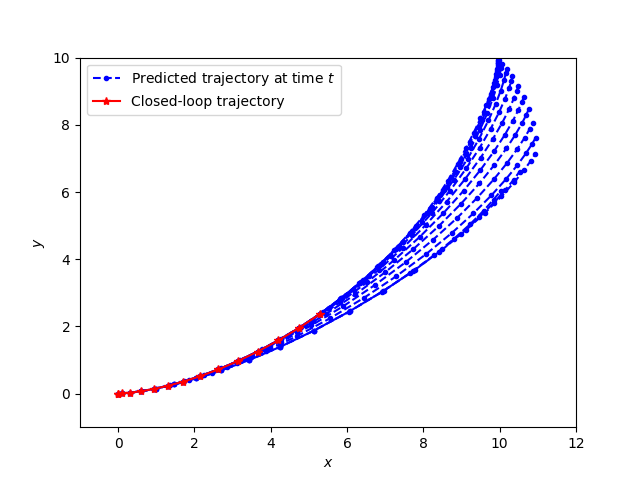

Write the Python code that produced this figure.
import numpy as np
from utils import system
import pdb
import matplotlib.pyplot as plt
from ftocp import FTOCP
from nlp import NLP
from matplotlib import rc
from numpy import linalg as la
# rc('font',**{'family':'sans-serif','sans-serif':['Helvetica']})
# rc('text', usetex=True)

# =============================
# Initialize system parameters
x0 = np.zeros(4)
dt = 0.1 # Discretization time
sys        = system(x0, dt) # initialize system object
maxTime    = 14 # Simulation time 
goal = np.array([10,10,0,np.pi/2])

# Initialize mpc parameters
N  = 20; n = 4; d = 2;
Q  = 1*np.eye(n)
R  = 1*np.eye(d)
Qf = 1000*np.eye(n)

# =================================================================
# ======================== Subsection: Nonlinear MPC ==============
# First solve the nonlinear optimal control problem as a Non-Linear Program (NLP)
printLevel = 1
xub = np.array([15, 15, 15, 15])
uub = np.array([10, 0.5])
nlp = NLP(N, Q, R, Qf, goal, dt, xub, uub, printLevel)
ut  = nlp.solve(x0)

sys.reset_IC() # Reset initial conditions
xPredNLP = []
for t in range(0,maxTime): # Time loop
	xt = sys.x[-1]
	ut = nlp.solve(xt)
	xPredNLP.append(nlp.xPred)
	sys.applyInput(ut)

x_cl_nlp = np.array(sys.x)
print(x_cl_nlp)

for timeToPlot in [0, 10]:
	plt.figure()
	plt.plot(xPredNLP[timeToPlot][:,0], xPredNLP[timeToPlot][:,1], '--.b', label="Predicted trajectory at time $t = $"+str(timeToPlot))
	plt.plot(xPredNLP[timeToPlot][0,0], xPredNLP[timeToPlot][0,1], 'ok', label="$x_t$ at time $t = $"+str(timeToPlot))
	plt.xlabel('$x$')
	plt.ylabel('$y$')
	plt.xlim(-1,12)
	plt.ylim(-1,10)
	plt.legend()
	plt.savefig(f'time{timeToPlot}.png')

plt.figure()
for t in range(0, maxTime):
	if t == 0:
		plt.plot(xPredNLP[t][:,0], xPredNLP[t][:,1], '--.b', label='Predicted trajectory at time $t$')
	else:
		plt.plot(xPredNLP[t][:,0], xPredNLP[t][:,1], '--.b')
plt.plot(x_cl_nlp[:,0], x_cl_nlp[:,1], '-*r', label="Closed-loop trajectory")
plt.xlabel('$x$')
plt.ylabel('$y$')
plt.xlim(-1,12)
plt.ylim(-1,10)
plt.legend()
plt.savefig('all-time.png')

# =================================================================
# =========== Subsection: Sequential Quadratic Programming ========
# State constraint set X = \{ x : F_x x \leq b_x \}
Fx = np.vstack((np.eye(n), -np.eye(n)))
bx = np.array([15,15,15,15]*(2))

# Input constraint set U = \{ u : F_u u \leq b_u \}
Fu = np.vstack((np.eye(d), -np.eye(d)))
bu = np.array([10, 0.5]*2)

# Terminal constraint set
Ff = Fx
bf = bx

printLevel = 1
uGuess = [np.array([10, 0.1])]*N

ftocp = FTOCP(N, Q, R, Qf, Fx, bx, Fu, bu, Ff, bf, dt, uGuess, goal, printLevel)
ftocp.solve(x0)

plt.figure()
plt.plot(xPredNLP[0][:,0], xPredNLP[0][:,1], '-*r', label='Solution from the NLP')
plt.plot(ftocp.xPred[:,0], ftocp.xPred[:,1], '--ob', label='Solution from one iteration of SQP')
plt.title('Predicted trajectory')
plt.xlabel('$x_1$')
plt.ylabel('$x_2$')
plt.xlim(-1,12)
plt.ylim(-1,10)
plt.legend()
plt.savefig("q1-2_plt1.png")

uGuess = []
for i in range(0, ftocp.N):
	uGuess.append(ftocp.uPred[i,:]) # Initialize input used for linearization using the optimal input from the first SQP iteration
ftocpSQP = FTOCP(N, Q, R, Qf, Fx, bx, Fu, bu, Ff, bf, dt, uGuess, goal, printLevel)
ftocpSQP.solve(x0)

plt.figure()
plt.plot(xPredNLP[0][:,0], xPredNLP[0][:,1], '-*r', label='Solution from the NLP')
plt.plot(ftocp.xPred[:,0], ftocp.xPred[:,1], '--ob', label='Solution from one iteration of SQP')
plt.plot(ftocpSQP.xPred[:,0], ftocpSQP.xPred[:,1], '-.dk', label='Solution from two iterations of SQP')
plt.title('Predicted trajectory')
plt.xlabel('$x_1$')
plt.ylabel('$x_2$')
plt.xlim(-1,12)
plt.ylim(-1,10)
plt.legend()

plt.savefig("q1-2_plt2.png")

# =================================================================
# =========== Subsection: NMPC using an SQP Approach  =============
sys.reset_IC() # Reset initial conditions
xPred = []
for t in range(0,maxTime): # Time loop
	xt = sys.x[-1]
	ut = ftocpSQP.uGuess[t]
	ftocpSQP.uGuessUpdate()
	xPred.append(ftocpSQP.xPred)
	sys.applyInput(ut)

x_cl = np.array(sys.x)
u_cl = np.array(sys.u)

for t in range(0, 6):
	plt.figure()
	plt.plot(xPredNLP[t][:,0], xPredNLP[t][:,1], '-*r', label='Predicted trajectory using NLP at time $t = $'+str(t))
	plt.plot(xPred[t][:,0], xPred[t][:,1], '--.b', label='Predicted trajectory using one iteration of SQPat time $t = $'+str(t))
	plt.plot(xPred[t][0,0], xPred[t][0,1], 'ok', label="$x_t$ at time $t = $"+str(t))
	plt.xlabel('$x_1$')
	plt.ylabel('$x_2$')
	plt.xlim(-1,12)
	plt.ylim(-1,10)
	plt.legend()


plt.figure()
for t in range(0, maxTime):
	if t == 0:
		plt.plot(xPred[t][:,0], xPred[t][:,1], '--.b', label='Predicted trajectory using one iteration of SQP')
	else:
		plt.plot(xPred[t][:,0], xPred[t][:,1], '--.b')

plt.plot(x_cl[:,0], x_cl[:,1], '-*r', label='Closed-loop trajectory using one iteration of SQP')
plt.xlabel('$x_1$')
plt.ylabel('$x_2$')
plt.xlim(-1,12)
plt.ylim(-1,10)
plt.legend()



plt.figure()
plt.plot(x_cl_nlp[:,0], x_cl_nlp[:,1], '-*r', label='Closed-loop trajectory using NLP')
plt.plot(x_cl[:,0], x_cl[:,1], '-ob', label='Closed-loop trajectory using one iteration of SQP')
plt.xlabel('$x_1$')
plt.ylabel('$x_2$')
plt.xlim(-1,12)
plt.ylim(-1,10)
plt.legend()
plt.savefig('q1-3_plt2.png')
